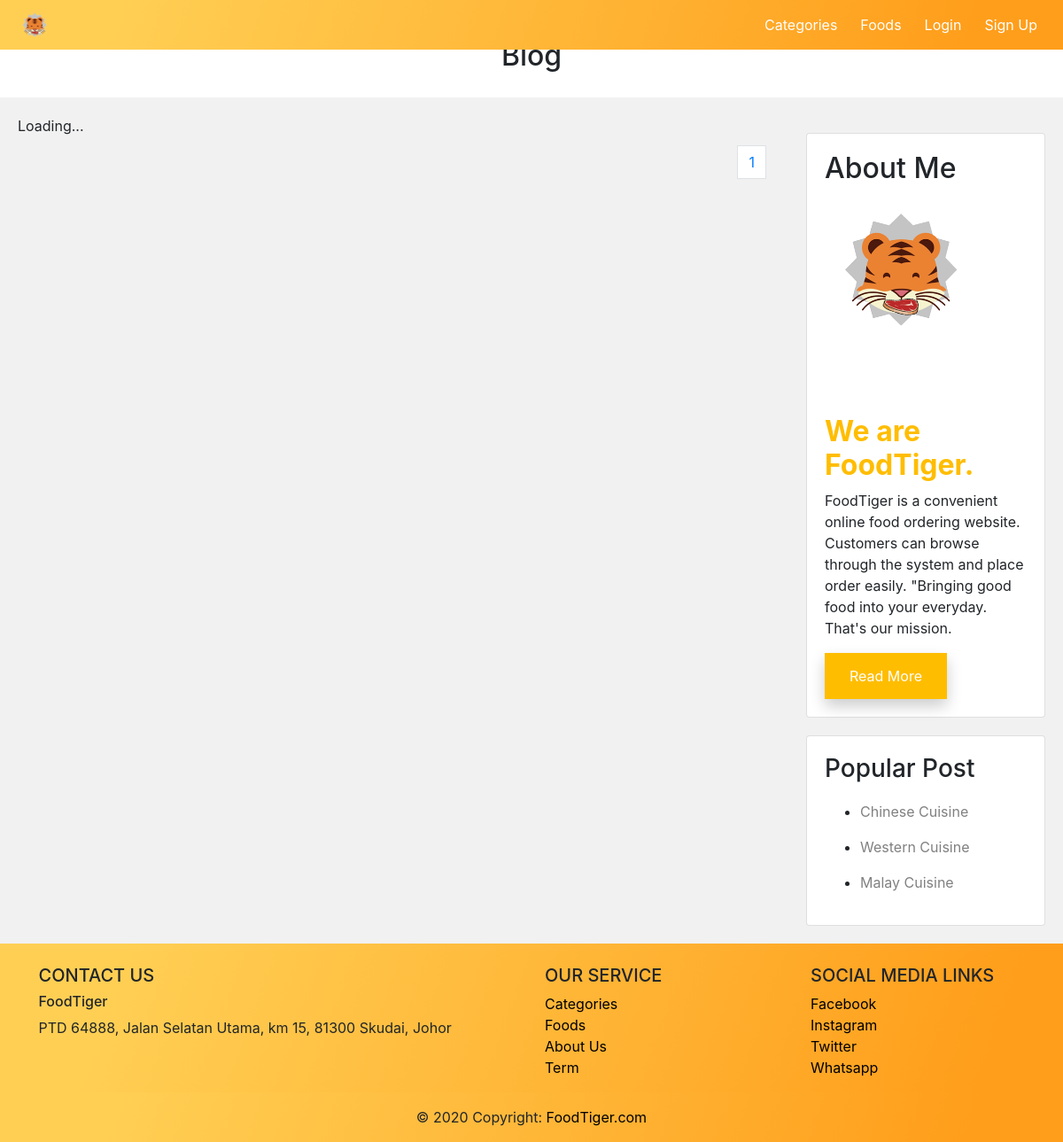
The page /customer/blog.php on the database its author committed.
### tables this page shows
CREATE TABLE `blog` (
  `id` int(255) NOT NULL,
  `title` varchar(255) NOT NULL,
  `description` varchar(500) NOT NULL,
  `contain` longtext NOT NULL,
  `image` varchar(255) NOT NULL,
  `time_date` timestamp NOT NULL DEFAULT current_timestamp() ON UPDATE current_timestamp(),
  `Email` varchar(255) NOT NULL,
  `Author` varchar(255) NOT NULL
);

### customer/blog.php (the view, shortened to what this page needs)
<?php
$servername = "localhost";
$username = "root";
$password = "";
$db="foodtiger";
$conn = mysqli_connect($servername, $username, $password,$db);
$limit = 4;
$sql = "SELECT COUNT(id) FROM blog";
$rs_result = mysqli_query($conn, $sql);
$row = mysqli_fetch_row($rs_result);
$total_records = $row[0];
$total_pages = ceil($total_records / $limit);
?>
<!DOCTYPE html>
<html>
    <head>
        <link rel="stylesheet" href="../css/nav-bar.css">
        <link rel="stylesheet" href="../css/index.css">
        <link rel="stylesheet" href="../css/aboutus.css">
        <link rel="stylesheet" href="../css/blog.css">
    </head>
    <body style="background-color:#f1f1f1;">
        <header>
            <?php
            require "navandfooter/nav.php";
            ?>
        </header>
        <div class="in1">
            <div id="demo" class="carousel slide" data-ride="carousel">
            <ul class="carousel-indicators">
                <li data-target="#demo" data-slide-to="0" class="active"></li>
                <li data-target="#demo" data-slide-to="1"></li>
                <li data-target="#demo" data-slide-to="2"></li>
            </ul>
            <div class="carousel-inner">
                <div class="carousel-item active">
                <img src="../image/food.jpg" alt="food" width="100%" height="100%">
                </div>
            </div>
        <a class="carousel-control-prev" href="#demo" data-slide="prev">
            <span class="carousel-control-prev-icon"></span>
        </a>
        <a class="carousel-control-next" href="#demo" data-slide="next">
            <span class="carousel-control-next-icon"></span>
        </a>
        </div>
    <div class="header">
        <h2>Blog</h2>
    </div>
    <div class="container-fluid">
      <div class="row">
        <div class="leftcolumn">
          <div id="target-content">Loading...</div>
          <div class="col col-xs-8">
            <ul class="pagination" style="float: right;margin-top:10px">
            <?php
                if(!empty($total_pages)){
                  for($i=1; $i<=$total_pages; $i++){
                      if($i == 1){
                ?>
                <li class="pageitem active" id="<?php echo $i;?>"><a href="JavaScript:Void(0);" data-id="<?php echo $i;?>" class="page-link"><?php echo $i;?></a></li>
                <?php
                      }
                      else{
                ?>
                <li class="pageitem" id="<?php echo $i;?>"><a href="JavaScript:Void(0);" class="page-link" data-id="<?php echo $i;?>"><?php echo $i;?></a></li>
                <?php
                      }
                    }
                  }
                ?>
              </ul>
              </div>
        </div>
        <div class="rightcolumn">
          <div class="card">
            <h2>About Me</h2>
            <div class="fakeimg" style="height:250px;"><img src="../image/logo 256x256.png" width="200" ></div>
            <h2 style="color:#FFBD00;"><b>We are FoodTiger.</b></h2>
            <p>FoodTiger is a convenient online food ordering website. Customers can browse through
            the system and place order easily. "Bringing good food into your everyday. That's our mission.</p>
            <a class="abutton" href="../aboutus.php"><button class="button3">Read More</button></a>
          </div>
          <div class="card">
            <h3 style="margin-bottom: 20px;">Popular Post</h3>
                <?php
                $query = "SELECT * FROM blog limit 3";
                $run_query = mysqli_query($conn, $query) or die(mysqli_error($conn));
                if (mysqli_num_rows($run_query) > 0) {
                while ($row = mysqli_fetch_array($run_query)) {
                ?>
                <ul class="cat-list">
                  <li style="list-style-position: outside;">
                    <a href="blogDetail.php?id=<?php echo $row['id'];?>" style="color:grey;"><?php echo $row['title'];?></a>
                  </li>
                </ul>
                <?php
                }
          }
                ?>
              </div>
          </div>
      </div>
    </div>
    <footer>
        <?php
        require "navandfooter/footer.php";
        ?>
    </footer>
</body>
</html>

### css/index.css (style rules this page uses)
.carousel-inner img { width: 100%; height: 100%; }
.abutton { text-decoration: none; color:white; }

### css/aboutus.css (style rules this page uses)
.row:after { content: ""; display: table; clear: both; }
.button3 { border: none; color: white; padding: 14px 28px; font-size: 16px; cursor: pointer; background-color: #FFBD00; box-shadow: 0 8px 16px 0 rgba(0,0,0,0.2); }
img { display: block; height: auto; max-width: 100%; }

### css/blog.css (style rules this page uses)
.header { padding: 20px; font-size: 40px; text-align: center; background-color: white; }
.leftcolumn { float: left; width: 75%; padding: 20px; }
.rightcolumn { float: left; width: 25%; padding: 20px; padding-left: 10px; }
.fakeimg { width: 75%; padding: 20px; }
.card { background-color: white; padding: 20px; margin-top: 20px; }
.row:after { content: ""; display: table; clear: both; }

### rows shown on the page
blog: title "Chinese Cuisine"
blog: title "Western Cuisine"
blog: title "Malay Cuisine"
